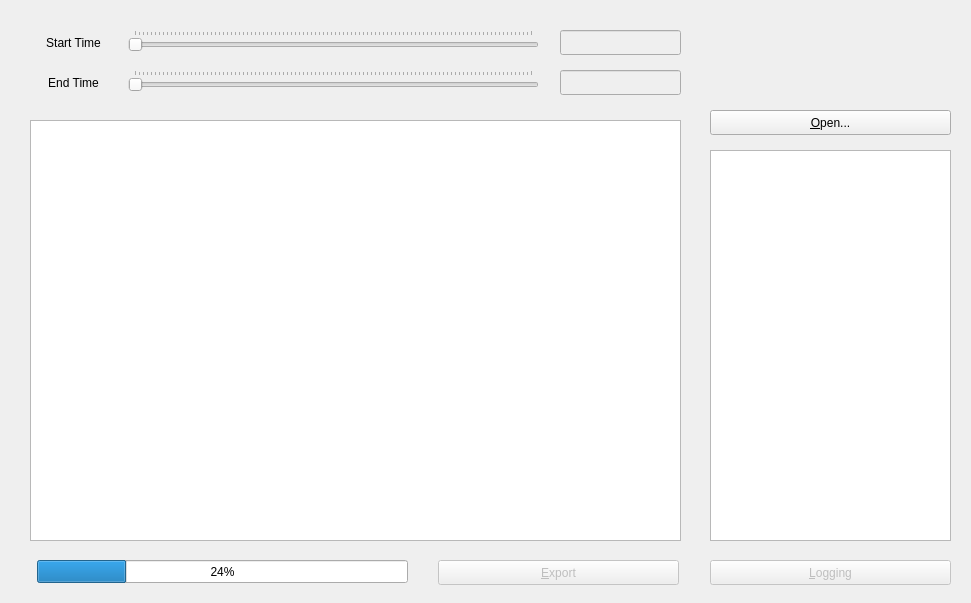
<?xml version="1.0" encoding="UTF-8"?>
<ui version="4.0">
 <class>form_message_logging</class>
 <widget class="QWidget" name="form_message_logging">
  <property name="geometry">
   <rect>
    <x>0</x>
    <y>0</y>
    <width>971</width>
    <height>603</height>
   </rect>
  </property>
  <property name="windowTitle">
   <string>Message Logging</string>
  </property>
  <widget class="QSlider" name="slider_start_time">
   <property name="enabled">
    <bool>false</bool>
   </property>
   <property name="geometry">
    <rect>
     <x>128</x>
     <y>30</y>
     <width>411</width>
     <height>21</height>
    </rect>
   </property>
   <property name="tracking">
    <bool>true</bool>
   </property>
   <property name="orientation">
    <enum>Qt::Horizontal</enum>
   </property>
   <property name="invertedAppearance">
    <bool>false</bool>
   </property>
   <property name="invertedControls">
    <bool>false</bool>
   </property>
   <property name="tickPosition">
    <enum>QSlider::TicksAbove</enum>
   </property>
  </widget>
  <widget class="QSlider" name="slider_end_time">
   <property name="enabled">
    <bool>false</bool>
   </property>
   <property name="geometry">
    <rect>
     <x>128</x>
     <y>70</y>
     <width>411</width>
     <height>21</height>
    </rect>
   </property>
   <property name="orientation">
    <enum>Qt::Horizontal</enum>
   </property>
   <property name="tickPosition">
    <enum>QSlider::TicksAbove</enum>
   </property>
  </widget>
  <widget class="QPushButton" name="button_open">
   <property name="geometry">
    <rect>
     <x>710</x>
     <y>110</y>
     <width>241</width>
     <height>25</height>
    </rect>
   </property>
   <property name="text">
    <string>&amp;Open...</string>
   </property>
   <property name="shortcut">
    <string>Ctrl+O</string>
   </property>
  </widget>
  <widget class="QListView" name="list_items">
   <property name="geometry">
    <rect>
     <x>710</x>
     <y>150</y>
     <width>241</width>
     <height>391</height>
    </rect>
   </property>
  </widget>
  <widget class="QLineEdit" name="edit_start_time">
   <property name="enabled">
    <bool>false</bool>
   </property>
   <property name="geometry">
    <rect>
     <x>560</x>
     <y>30</y>
     <width>121</width>
     <height>25</height>
    </rect>
   </property>
   <property name="alignment">
    <set>Qt::AlignCenter</set>
   </property>
   <property name="readOnly">
    <bool>true</bool>
   </property>
  </widget>
  <widget class="QLineEdit" name="edit_end_time">
   <property name="enabled">
    <bool>false</bool>
   </property>
   <property name="geometry">
    <rect>
     <x>560</x>
     <y>70</y>
     <width>121</width>
     <height>25</height>
    </rect>
   </property>
   <property name="alignment">
    <set>Qt::AlignCenter</set>
   </property>
   <property name="readOnly">
    <bool>true</bool>
   </property>
  </widget>
  <widget class="QLabel" name="label_start_time">
   <property name="geometry">
    <rect>
     <x>28</x>
     <y>33</y>
     <width>91</width>
     <height>20</height>
    </rect>
   </property>
   <property name="text">
    <string>Start Time</string>
   </property>
   <property name="alignment">
    <set>Qt::AlignCenter</set>
   </property>
  </widget>
  <widget class="QLabel" name="label_end_time">
   <property name="geometry">
    <rect>
     <x>28</x>
     <y>73</y>
     <width>91</width>
     <height>20</height>
    </rect>
   </property>
   <property name="text">
    <string>End Time</string>
   </property>
   <property name="alignment">
    <set>Qt::AlignCenter</set>
   </property>
  </widget>
  <widget class="QTableView" name="table_messages">
   <property name="geometry">
    <rect>
     <x>30</x>
     <y>120</y>
     <width>651</width>
     <height>421</height>
    </rect>
   </property>
  </widget>
  <widget class="QPushButton" name="button_logging">
   <property name="enabled">
    <bool>false</bool>
   </property>
   <property name="geometry">
    <rect>
     <x>710</x>
     <y>560</y>
     <width>241</width>
     <height>25</height>
    </rect>
   </property>
   <property name="text">
    <string>&amp;Logging</string>
   </property>
  </widget>
  <widget class="QPushButton" name="button_export">
   <property name="enabled">
    <bool>false</bool>
   </property>
   <property name="geometry">
    <rect>
     <x>438</x>
     <y>560</y>
     <width>241</width>
     <height>25</height>
    </rect>
   </property>
   <property name="text">
    <string>&amp;Export</string>
   </property>
   <property name="shortcut">
    <string>Ctrl+S</string>
   </property>
  </widget>
  <widget class="QProgressBar" name="progress_status">
   <property name="geometry">
    <rect>
     <x>37</x>
     <y>560</y>
     <width>371</width>
     <height>23</height>
    </rect>
   </property>
   <property name="layoutDirection">
    <enum>Qt::LeftToRight</enum>
   </property>
   <property name="value">
    <number>24</number>
   </property>
   <property name="textVisible">
    <bool>true</bool>
   </property>
   <property name="invertedAppearance">
    <bool>false</bool>
   </property>
  </widget>
 </widget>
 <resources/>
 <connections/>
</ui>
